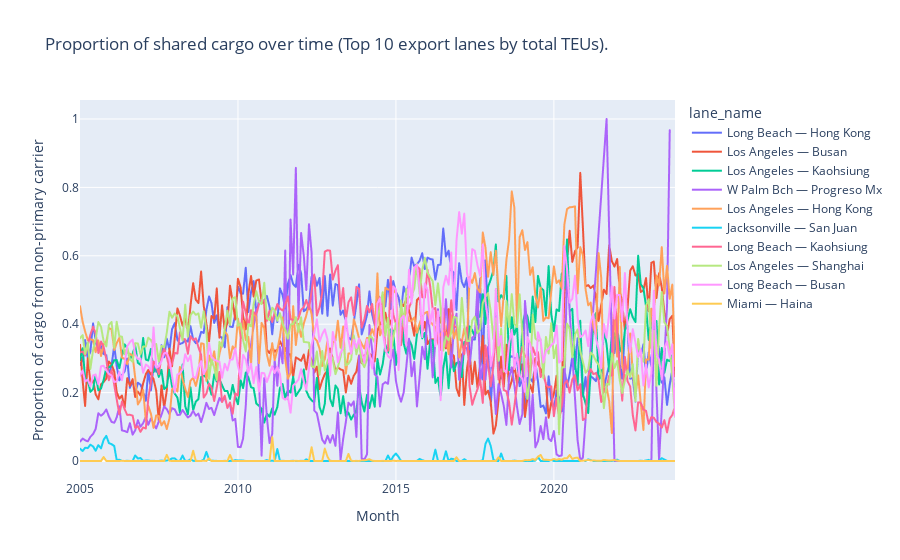

Notebook source saved alongside this figure:
### Code cell
sharing_over_time_plotly(
    data_lf=exports_lf,
    group_var='lane_name',
    include_missing_vessels=False,
    title='Proportion of shared cargo over time (Top 10 export lanes by total TEUs).')

### Figure 1 — Plotly figure (JSON) as saved in the notebook; plotly's stock layout.template omitted (floating-point values rounded to 4 significant figures; data arrays with more than 128 entries replaced by an {"elided": "..."} marker saying what was removed)
{"data": [{"hovertemplate": "lane_name=Long Beach — Hong Kong<br>Month=%{x}<br>Proportion of cargo from non-primary carrier=%{y}<extra></extra>", "legendgroup": "Long Beach — Hong Kong", "line": {"color": "#636efa", "dash": "solid"}, "marker": {"symbol": "circle"}, "mode": "lines", "name": "Long Beach — Hong Kong", "showlegend": true, "type": "scattergl", "x": {"elided": "227 str values"}, "xaxis": "x", "y": {"elided": "227 float values"}, "yaxis": "y"}, {"hovertemplate": "lane_name=Los Angeles — Busan<br>Month=%{x}<br>Proportion of cargo from non-primary carrier=%{y}<extra></extra>", "legendgroup": "Los Angeles — Busan", "line": {"color": "#EF553B", "dash": "solid"}, "marker": {"symbol": "circle"}, "mode": "lines", "name": "Los Angeles — Busan", "showlegend": true, "type": "scattergl", "x": {"elided": "227 str values"}, "xaxis": "x", "y": {"elided": "227 float values"}, "yaxis": "y"}, {"hovertemplate": "lane_name=Los Angeles — Kaohsiung<br>Month=%{x}<br>Proportion of cargo from non-primary carrier=%{y}<extra></extra>", "legendgroup": "Los Angeles — Kaohsiung", "line": {"color": "#00cc96", "dash": "solid"}, "marker": {"symbol": "circle"}, "mode": "lines", "name": "Los Angeles — Kaohsiung", "showlegend": true, "type": "scattergl", "x": {"elided": "227 str values"}, "xaxis": "x", "y": {"elided": "227 float values"}, "yaxis": "y"}, {"hovertemplate": "lane_name=W Palm Bch — Progreso Mx<br>Month=%{x}<br>Proportion of cargo from non-primary carrier=%{y}<extra></extra>", "legendgroup": "W Palm Bch — Progreso Mx", "line": {"color": "#ab63fa", "dash": "solid"}, "marker": {"symbol": "circle"}, "mode": "lines", "name": "W Palm Bch — Progreso Mx", "showlegend": true, "type": "scattergl", "x": {"elided": "197 str values"}, "xaxis": "x", "y": {"elided": "197 float values"}, "yaxis": "y"}, {"hovertemplate": "lane_name=Los Angeles — Hong Kong<br>Month=%{x}<br>Proportion of cargo from non-primary carrier=%{y}<extra></extra>", "legendgroup": "Los Angeles — Hong Kong", "line": {"color": "#FFA15A", "dash": "solid"}, "marker": {"symbol": "circle"}, "mode": "lines", "name": "Los Angeles — Hong Kong", "showlegend": true, "type": "scattergl", "x": {"elided": "227 str values"}, "xaxis": "x", "y": {"elided": "227 float values"}, "yaxis": "y"}, {"hovertemplate": "lane_name=Jacksonville — San Juan<br>Month=%{x}<br>Proportion of cargo from non-primary carrier=%{y}<extra></extra>", "legendgroup": "Jacksonville — San Juan", "line": {"color": "#19d3f3", "dash": "solid"}, "marker": {"symbol": "circle"}, "mode": "lines", "name": "Jacksonville — San Juan", "showlegend": true, "type": "scattergl", "x": {"elided": "226 str values"}, "xaxis": "x", "y": {"elided": "226 float values"}, "yaxis": "y"}, {"hovertemplate": "lane_name=Long Beach — Kaohsiung<br>Month=%{x}<br>Proportion of cargo from non-primary carrier=%{y}<extra></extra>", "legendgroup": "Long Beach — Kaohsiung", "line": {"color": "#FF6692", "dash": "solid"}, "marker": {"symbol": "circle"}, "mode": "lines", "name": "Long Beach — Kaohsiung", "showlegend": true, "type": "scattergl", "x": {"elided": "227 str values"}, "xaxis": "x", "y": {"elided": "227 float values"}, "yaxis": "y"}, {"hovertemplate": "lane_name=Los Angeles — Shanghai<br>Month=%{x}<br>Proportion of cargo from non-primary carrier=%{y}<extra></extra>", "legendgroup": "Los Angeles — Shanghai", "line": {"color": "#B6E880", "dash": "solid"}, "marker": {"symbol": "circle"}, "mode": "lines", "name": "Los Angeles — Shanghai", "showlegend": true, "type": "scattergl", "x": {"elided": "227 str values"}, "xaxis": "x", "y": {"elided": "227 float values"}, "yaxis": "y"}, {"hovertemplate": "lane_name=Long Beach — Busan<br>Month=%{x}<br>Proportion of cargo from non-primary carrier=%{y}<extra></extra>", "legendgroup": "Long Beach — Busan", "line": {"color": "#FF97FF", "dash": "solid"}, "marker": {"symbol": "circle"}, "mode": "lines", "name": "Long Beach — Busan", "showlegend": true, "type": "scattergl", "x": {"elided": "227 str values"}, "xaxis": "x", "y": {"elided": "227 float values"}, "yaxis": "y"}, {"hovertemplate": "lane_name=Miami — Haina<br>Month=%{x}<br>Proportion of cargo from non-primary carrier=%{y}<extra></extra>", "legendgroup": "Miami — Haina", "line": {"color": "#FECB52", "dash": "solid"}, "marker": {"symbol": "circle"}, "mode": "lines", "name": "Miami — Haina", "showlegend": true, "type": "scattergl", "x": {"elided": "227 str values"}, "xaxis": "x", "y": {"elided": "227 float values"}, "yaxis": "y"}], "layout": {"legend": {"title": {"text": "lane_name"}, "tracegroupgap": 0}, "title": {"text": "Proportion of shared cargo over time (Top 10 export lanes by total TEUs)."}, "xaxis": {"anchor": "y", "domain": [0, 1], "title": {"text": "Month"}}, "yaxis": {"anchor": "x", "domain": [0, 1], "title": {"text": "Proportion of cargo from non-primary carrier"}}}}
